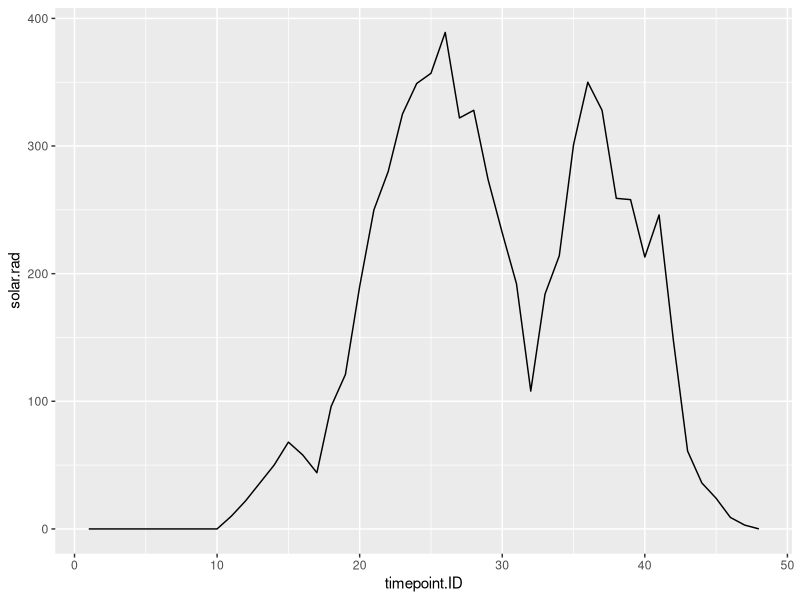
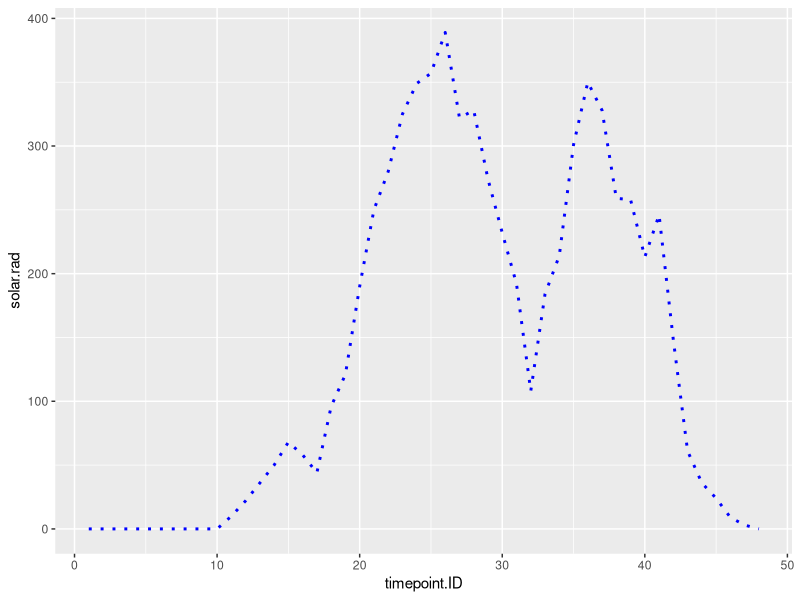
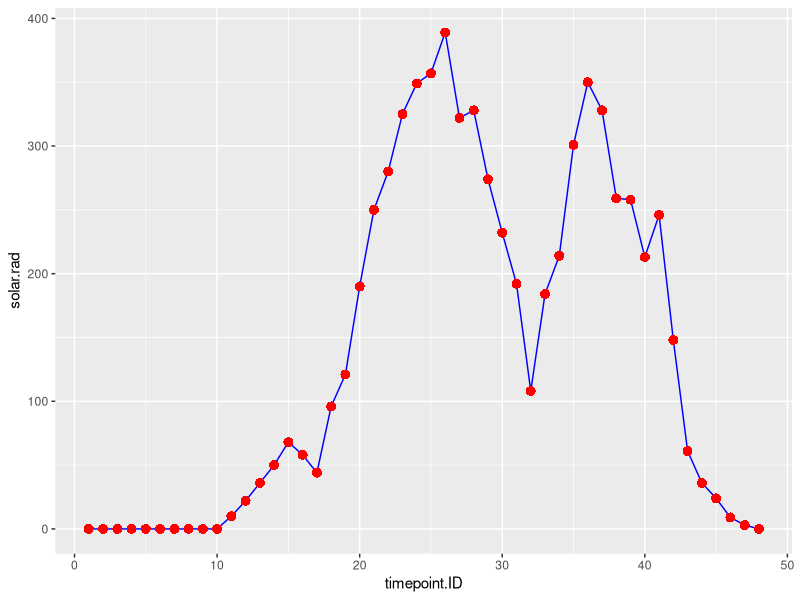

The R script that drew these images, in order:
## ---- chunk 1
knitr::opts_chunk$set(echo = TRUE, fig.align='center')

# title: Creating a line plot
# author: jonathan
# revised: 18/2/2020 

WEB <- c("https://bioceed.uib.no/dropfolder/bioSTATS/Rmd/Basic/Visualizing/Simple/line-plot.html")
GIT <- c("https://github.com/jonathansoule/biostats/blob/master/Basic/Visualizing/Simple/line-plot.Rmd")
library(ggplot2)
library(gridExtra)
## ---- chunk 2
# ID
timepoint.ID <- 1:48
# variable1
solar.rad <- c(0,0,0,0,0,0,0,0,0,0,10,22,36,50,68,58,44,96,121,190,250,280,325,349,357,389,322,328,274,232,192,108,184,214,301,350,328,259,258,213,246,148,61,36,24,9,3,0)
# dataframe
df <- data.frame(timepoint.ID, solar.rad)
## ---- chunk 3
ggplot(df, aes(timepoint.ID, solar.rad)) + 
    geom_line()
## ---- chunk 4
ggplot(df, aes(timepoint.ID, solar.rad)) +
  geom_line(colour="blue", size=1, linetype = "dotted")
## ---- chunk 5
ggplot(df, aes(timepoint.ID, solar.rad)) +
  geom_line(colour="blue") +
  geom_point(size=3, colour="red", shape=16)
